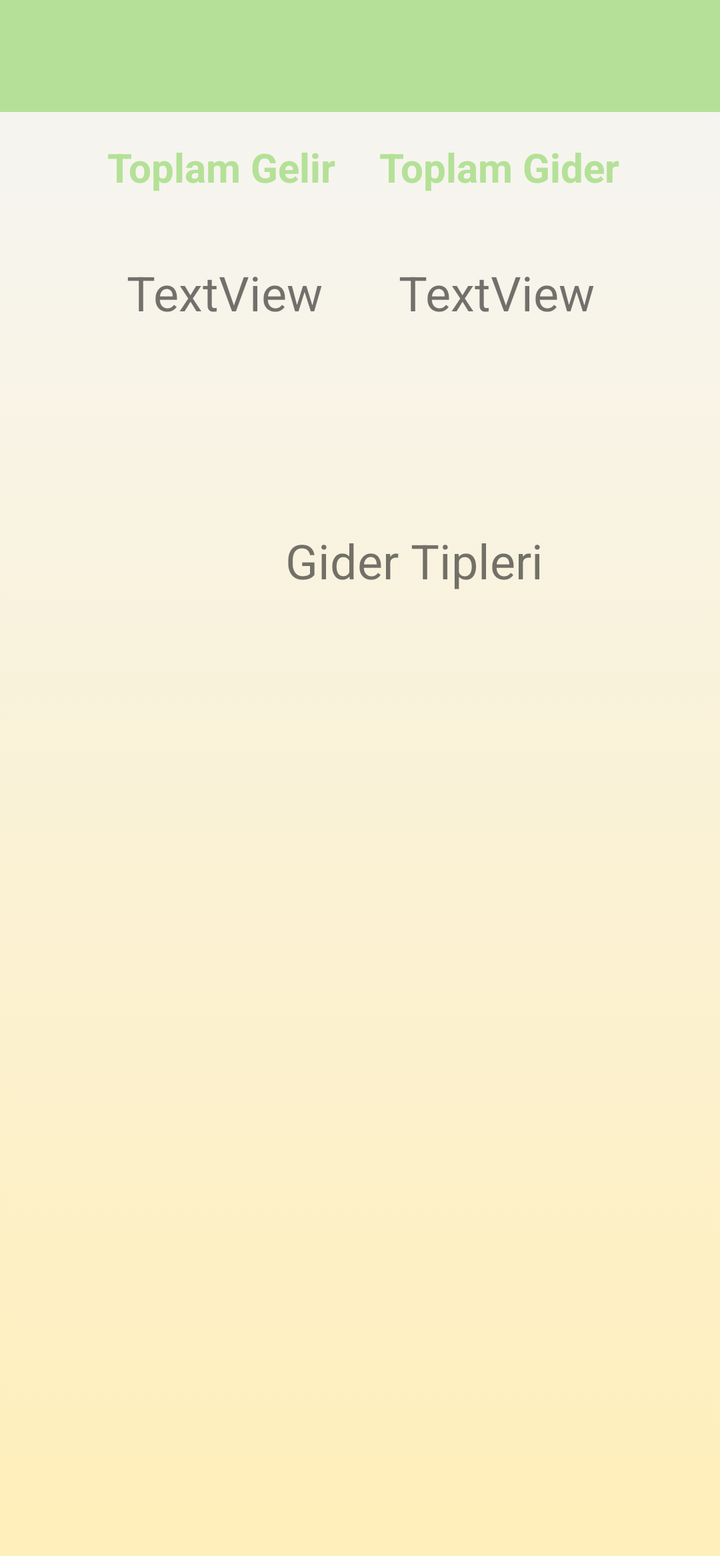
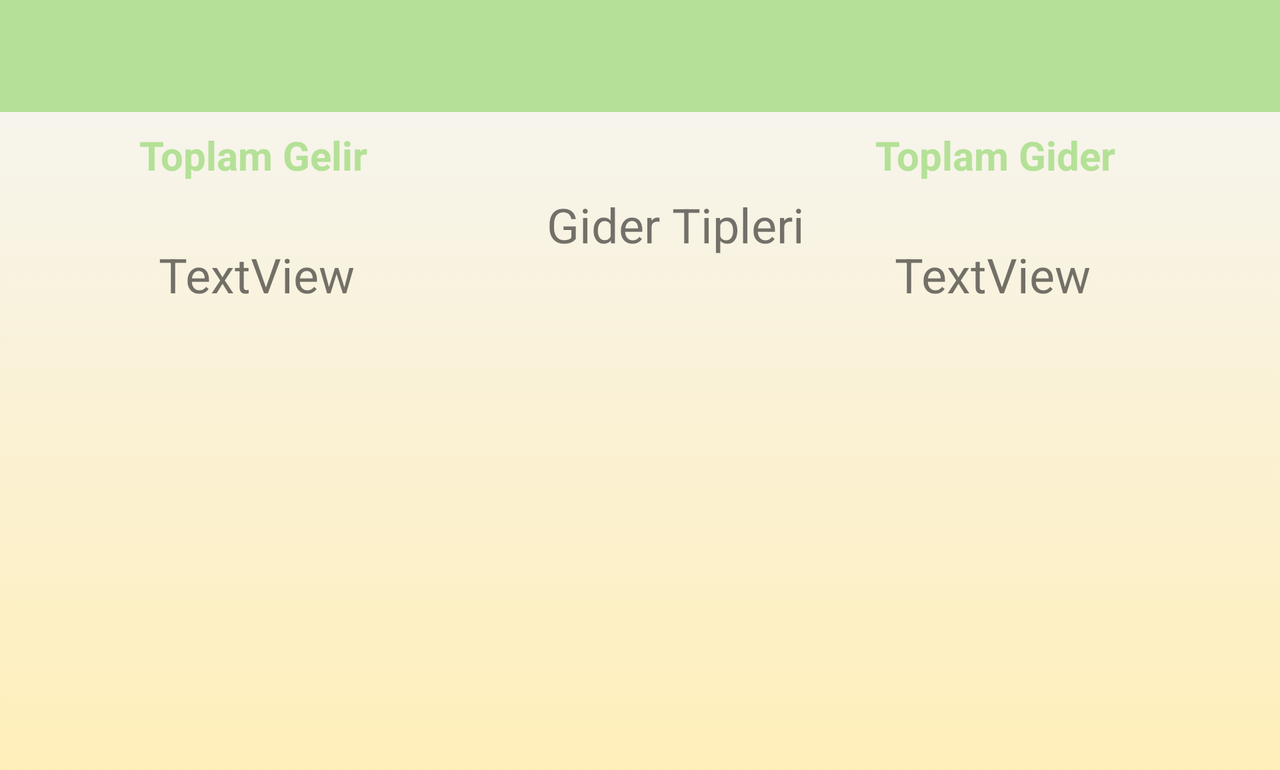

One screen, two layout resources from the same app: the default and the repository's alternative for another configuration. Each is rendered where Android would select it; the XML of both is given below.
<!-- AndroidManifest.xml: application theme Theme.Wallet -->
<!-- res/layout/activity_ayrinti.xml -->
<?xml version="1.0" encoding="utf-8"?>
<ScrollView

xmlns:android="http://schemas.android.com/apk/res/android"
    xmlns:app="http://schemas.android.com/apk/res-auto"
    xmlns:tools="http://schemas.android.com/tools"
    android:layout_width="match_parent"
    android:layout_height="match_parent"
    android:background="@drawable/gradient_background"
    tools:context=".AyrintiActivity"
    >


    <androidx.constraintlayout.widget.ConstraintLayout
        android:layout_width="match_parent"
        android:layout_height="wrap_content">

        <androidx.appcompat.widget.Toolbar
            android:id="@+id/toolbar"
            android:layout_width="0dp"
            android:layout_height="wrap_content"
            android:background="?attr/colorPrimary"
            android:minHeight="?attr/actionBarSize"
            android:theme="?attr/actionBarTheme"
            app:layout_constraintEnd_toEndOf="parent"
            app:layout_constraintStart_toStartOf="parent"
            app:layout_constraintTop_toTopOf="parent"
            />
        <TextView
            android:id="@+id/textViewGider"
            android:layout_width="152dp"
            android:layout_height="42dp"
            android:layout_marginTop="15dp"
            android:layout_marginEnd="36dp"
            android:text="TextView"
            android:textAlignment="center"
            android:textSize="24sp"
            app:layout_constraintEnd_toEndOf="parent"
            app:layout_constraintTop_toBottomOf="@+id/textView2" />

        <TextView
            android:id="@+id/textView2"
            android:layout_width="149dp"
            android:layout_height="45dp"
            android:layout_marginTop="70dp"
            android:layout_marginEnd="36dp"
            android:text="Toplam Gider"
            android:textAlignment="center"
            android:textAppearance="@style/TextAppearance.AppCompat.Body1"
            android:textColor="#B4E197"
            android:textSize="20sp"
            android:textStyle="bold"
            app:layout_constraintEnd_toEndOf="parent"
            app:layout_constraintTop_toTopOf="parent" />

        <TextView
            android:id="@+id/textView"
            android:layout_width="149dp"
            android:layout_height="45dp"
            android:layout_marginStart="36dp"
            android:layout_marginTop="70dp"
            android:fontFamily="sans-serif"
            android:text="Toplam Gelir"
            android:textAlignment="center"
            android:textAppearance="@style/TextAppearance.AppCompat.Body1"
            android:textColor="#B4E197"
            android:textSize="20sp"
            android:textStyle="bold"
            android:typeface="sans"
            app:layout_constraintStart_toStartOf="parent"
            app:layout_constraintTop_toTopOf="parent" />

        <TextView
            android:id="@+id/textViewGiderTipleri"
            android:layout_width="232dp"
            android:layout_height="60dp"
            android:layout_marginStart="91dp"
            android:layout_marginTop="92dp"
            android:layout_marginEnd="88dp"
            android:text="Gider Tipleri"
            android:textAlignment="center"
            android:textSize="24sp"
            app:layout_constraintEnd_toEndOf="parent"
            app:layout_constraintHorizontal_bias="0.0"
            app:layout_constraintStart_toStartOf="parent"
            app:layout_constraintTop_toBottomOf="@+id/textViewGider" />

        <androidx.recyclerview.widget.RecyclerView
            android:id="@+id/rv2"
            android:layout_width="413dp"
            android:layout_height="426dp"
            android:layout_marginStart="2dp"
            android:layout_marginTop="28dp"
            android:layout_marginEnd="2dp"
            app:layout_constraintBottom_toBottomOf="parent"
            app:layout_constraintEnd_toEndOf="parent"
            app:layout_constraintStart_toStartOf="parent"
            app:layout_constraintTop_toBottomOf="@+id/textViewGiderTipleri" />

        <TextView
            android:id="@+id/textViewGelir"
            android:layout_width="152dp"
            android:layout_height="42dp"
            android:layout_marginStart="36dp"
            android:layout_marginTop="15dp"
            android:text="TextView"
            android:textAlignment="center"
            android:textSize="24sp"
            app:layout_constraintStart_toStartOf="parent"
            app:layout_constraintTop_toBottomOf="@+id/textView" />
    </androidx.constraintlayout.widget.ConstraintLayout>

    </ScrollView>
<!-- resources referenced by this layout -->
<resources>
  <!-- drawable gradient_background (drawable) -->
  <?xml version="1.0" encoding="utf-8"?>
  <selector xmlns:android="http://schemas.android.com/apk/res/android">
  <item>
      <shape>
          <gradient
              android:angle="90"
              android:startColor="#FFEFBA"
              android:endColor="#F5F5F5"
              android:type="linear"/>
  
  
      </shape>
  </item>
  
  </selector>
  <style name="Theme.Wallet" parent="Theme.MaterialComponents.DayNight.DarkActionBar">
          
          <item name="colorPrimary">#B4E197</item>
          <item name="colorPrimaryVariant">#83BD75</item>
          <item name="colorOnPrimary">@color/white</item>
          
          <item name="colorSecondary">@color/teal_200</item>
          <item name="colorSecondaryVariant">@color/teal_700</item>
          <item name="colorOnSecondary">@color/black</item>
          
          <item name="android:statusBarColor" tools:targetApi="l">?attr/colorPrimaryVariant</item>
          
          <item name="windowActionBar">false</item>
          <item name="windowNoTitle">true</item>
      </style>
</resources>
<!-- res/layout-land/activity_ayrinti.xml (the repository's variant of the layout above) -->
<!-- drawn on the phone turned sideways -->
<?xml version="1.0" encoding="utf-8"?>
<ScrollView

xmlns:android="http://schemas.android.com/apk/res/android"
    xmlns:app="http://schemas.android.com/apk/res-auto"
    xmlns:tools="http://schemas.android.com/tools"
    android:layout_width="match_parent"
    android:layout_height="match_parent"
    android:background="@drawable/gradient_background"
    tools:context=".AyrintiActivity">

    <androidx.constraintlayout.widget.ConstraintLayout
        android:layout_width="match_parent"
        android:layout_height="wrap_content">

        <androidx.appcompat.widget.Toolbar
            android:id="@+id/toolbar"
            android:layout_width="0dp"
            android:layout_height="wrap_content"
            android:background="?attr/colorPrimary"
            android:minHeight="?attr/actionBarSize"
            android:theme="?attr/actionBarTheme"
            app:layout_constraintEnd_toEndOf="parent"
            app:layout_constraintStart_toStartOf="parent"
            app:layout_constraintTop_toTopOf="parent" />

        <TextView
            android:id="@+id/textViewGider"
            android:layout_width="152dp"
            android:layout_height="42dp"
            android:layout_marginTop="12dp"
            android:layout_marginEnd="68dp"
            android:text="TextView"
            android:textAlignment="center"
            android:textSize="24sp"
            app:layout_constraintEnd_toEndOf="parent"
            app:layout_constraintTop_toBottomOf="@+id/textView2" />

        <TextView
            android:id="@+id/textView2"
            android:layout_width="149dp"
            android:layout_height="45dp"
            android:layout_marginTop="64dp"
            android:layout_marginEnd="68dp"
            android:text="Toplam Gider"
            android:textAlignment="center"
            android:textAppearance="@style/TextAppearance.AppCompat.Body1"
            android:textColor="#B4E197"
            android:textSize="20sp"
            android:textStyle="bold"
            app:layout_constraintEnd_toEndOf="parent"
            app:layout_constraintTop_toTopOf="parent" />

        <TextView
            android:id="@+id/textView"
            android:layout_width="149dp"
            android:layout_height="45dp"
            android:layout_marginStart="52dp"
            android:layout_marginTop="64dp"
            android:fontFamily="sans-serif"
            android:text="Toplam Gelir"
            android:textAlignment="center"
            android:textAppearance="@style/TextAppearance.AppCompat.Body1"
            android:textColor="#B4E197"
            android:textSize="20sp"
            android:textStyle="bold"
            android:typeface="sans"
            app:layout_constraintStart_toStartOf="parent"
            app:layout_constraintTop_toTopOf="parent" />

        <TextView
            android:id="@+id/textViewGiderTipleri"
            android:layout_width="226dp"
            android:layout_height="59dp"
            android:layout_marginStart="35dp"
            android:layout_marginTop="96dp"
            android:layout_marginEnd="49dp"
            android:text="Gider Tipleri"
            android:textAlignment="center"
            android:textSize="24sp"
            app:layout_constraintEnd_toStartOf="@+id/textView2"
            app:layout_constraintHorizontal_bias="0.159"
            app:layout_constraintStart_toEndOf="@+id/textViewGelir"
            app:layout_constraintTop_toTopOf="parent" />

        <androidx.recyclerview.widget.RecyclerView
            android:id="@+id/rv2"
            android:layout_width="372dp"
            android:layout_height="215dp"
            android:layout_marginTop="7dp"
            app:layout_constraintEnd_toEndOf="parent"
            app:layout_constraintHorizontal_bias="0.498"
            app:layout_constraintStart_toStartOf="parent"
            app:layout_constraintTop_toBottomOf="@+id/textViewGider" />

        <TextView
            android:id="@+id/textViewGelir"
            android:layout_width="152dp"
            android:layout_height="42dp"
            android:layout_marginStart="52dp"
            android:layout_marginTop="12dp"
            android:text="TextView"
            android:textAlignment="center"
            android:textSize="24sp"
            app:layout_constraintStart_toStartOf="parent"
            app:layout_constraintTop_toBottomOf="@+id/textView" />
    </androidx.constraintlayout.widget.ConstraintLayout>

    </ScrollView>
